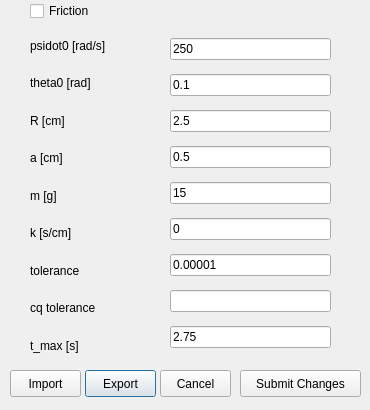
<?xml version="1.0" encoding="UTF-8"?>
<ui version="4.0">
 <class>Parameter</class>
 <widget class="QDialog" name="Parameter">
  <property name="geometry">
   <rect>
    <x>0</x>
    <y>0</y>
    <width>370</width>
    <height>410</height>
   </rect>
  </property>
  <property name="minimumSize">
   <size>
    <width>370</width>
    <height>410</height>
   </size>
  </property>
  <property name="maximumSize">
   <size>
    <width>370</width>
    <height>410</height>
   </size>
  </property>
  <property name="windowTitle">
   <string>Dialog</string>
  </property>
  <widget class="QPushButton" name="export_button">
   <property name="geometry">
    <rect>
     <x>85</x>
     <y>370</y>
     <width>71</width>
     <height>27</height>
    </rect>
   </property>
   <property name="text">
    <string>Export</string>
   </property>
  </widget>
  <widget class="QCheckBox" name="Friction">
   <property name="geometry">
    <rect>
     <x>30</x>
     <y>0</y>
     <width>91</width>
     <height>22</height>
    </rect>
   </property>
   <property name="text">
    <string>Friction</string>
   </property>
   <property name="checked">
    <bool>false</bool>
   </property>
  </widget>
  <widget class="QPushButton" name="import_button">
   <property name="geometry">
    <rect>
     <x>10</x>
     <y>370</y>
     <width>71</width>
     <height>27</height>
    </rect>
   </property>
   <property name="text">
    <string>Import</string>
   </property>
  </widget>
  <widget class="QPushButton" name="Submit">
   <property name="geometry">
    <rect>
     <x>240</x>
     <y>370</y>
     <width>121</width>
     <height>27</height>
    </rect>
   </property>
   <property name="text">
    <string>Submit Changes</string>
   </property>
  </widget>
  <widget class="QPushButton" name="Cancel">
   <property name="geometry">
    <rect>
     <x>160</x>
     <y>370</y>
     <width>71</width>
     <height>27</height>
    </rect>
   </property>
   <property name="text">
    <string>Cancel</string>
   </property>
  </widget>
  <widget class="QWidget" name="verticalLayoutWidget">
   <property name="geometry">
    <rect>
     <x>170</x>
     <y>30</y>
     <width>161</width>
     <height>331</height>
    </rect>
   </property>
   <layout class="QVBoxLayout" name="verticalLayout">
    <item>
     <widget class="QLineEdit" name="psidot0">
      <property name="text">
       <string>250</string>
      </property>
     </widget>
    </item>
    <item>
     <widget class="QLineEdit" name="theta0">
      <property name="text">
       <string>0.1</string>
      </property>
     </widget>
    </item>
    <item>
     <widget class="QLineEdit" name="R">
      <property name="text">
       <string>2.5</string>
      </property>
     </widget>
    </item>
    <item>
     <widget class="QLineEdit" name="a">
      <property name="text">
       <string>0.5</string>
      </property>
     </widget>
    </item>
    <item>
     <widget class="QLineEdit" name="m">
      <property name="text">
       <string>15</string>
      </property>
     </widget>
    </item>
    <item>
     <widget class="QLineEdit" name="k">
      <property name="text">
       <string>0</string>
      </property>
     </widget>
    </item>
    <item>
     <widget class="QLineEdit" name="TolConQual">
      <property name="text">
       <string>0.00001</string>
      </property>
     </widget>
    </item>
    <item>
     <widget class="QLineEdit" name="cqtol"/>
    </item>
    <item>
     <widget class="QLineEdit" name="t_max">
      <property name="text">
       <string>2.75</string>
      </property>
     </widget>
    </item>
   </layout>
  </widget>
  <widget class="QWidget" name="verticalLayoutWidget_2">
   <property name="geometry">
    <rect>
     <x>30</x>
     <y>30</y>
     <width>111</width>
     <height>331</height>
    </rect>
   </property>
   <layout class="QVBoxLayout" name="verticalLayout_2">
    <item>
     <widget class="QLabel" name="psidot_text">
      <property name="text">
       <string>psidot0 [rad/s]</string>
      </property>
     </widget>
    </item>
    <item>
     <widget class="QLabel" name="theta0_text">
      <property name="text">
       <string>theta0 [rad]</string>
      </property>
     </widget>
    </item>
    <item>
     <widget class="QLabel" name="R_text">
      <property name="text">
       <string>R [cm]</string>
      </property>
     </widget>
    </item>
    <item>
     <widget class="QLabel" name="a_text">
      <property name="text">
       <string>a [cm]</string>
      </property>
     </widget>
    </item>
    <item>
     <widget class="QLabel" name="m_text">
      <property name="text">
       <string>m [g]</string>
      </property>
     </widget>
    </item>
    <item>
     <widget class="QLabel" name="k_text">
      <property name="text">
       <string>k [s/cm]</string>
      </property>
     </widget>
    </item>
    <item>
     <widget class="QLabel" name="TolConQual_text">
      <property name="text">
       <string>tolerance</string>
      </property>
     </widget>
    </item>
    <item>
     <widget class="QLabel" name="label">
      <property name="text">
       <string>cq tolerance</string>
      </property>
     </widget>
    </item>
    <item>
     <widget class="QLabel" name="t_max_text">
      <property name="text">
       <string>t_max [s]</string>
      </property>
     </widget>
    </item>
   </layout>
  </widget>
  <action name="actionSetButtonClicked">
   <property name="text">
    <string>SetButtonClicked</string>
   </property>
  </action>
  <action name="actionCancelButtonClicked">
   <property name="text">
    <string>CancelButtonClicked</string>
   </property>
  </action>
  <zorder>export_button</zorder>
  <zorder>import_button</zorder>
  <zorder>Cancel</zorder>
  <zorder>verticalLayoutWidget</zorder>
  <zorder>verticalLayoutWidget_2</zorder>
  <zorder>Submit</zorder>
  <zorder>Friction</zorder>
 </widget>
 <resources/>
 <connections>
  <connection>
   <sender>Friction</sender>
   <signal>clicked()</signal>
   <receiver>Parameter</receiver>
   <slot>FrictionCheck()</slot>
   <hints>
    <hint type="sourcelabel">
     <x>57</x>
     <y>29</y>
    </hint>
    <hint type="destinationlabel">
     <x>383</x>
     <y>87</y>
    </hint>
   </hints>
  </connection>
  <connection>
   <sender>Submit</sender>
   <signal>clicked()</signal>
   <receiver>actionSetButtonClicked</receiver>
   <slot>trigger()</slot>
   <hints>
    <hint type="sourcelabel">
     <x>138</x>
     <y>299</y>
    </hint>
    <hint type="destinationlabel">
     <x>-1</x>
     <y>-1</y>
    </hint>
   </hints>
  </connection>
  <connection>
   <sender>Cancel</sender>
   <signal>clicked()</signal>
   <receiver>actionCancelButtonClicked</receiver>
   <slot>trigger()</slot>
   <hints>
    <hint type="sourcelabel">
     <x>315</x>
     <y>265</y>
    </hint>
    <hint type="destinationlabel">
     <x>-1</x>
     <y>-1</y>
    </hint>
   </hints>
  </connection>
 </connections>
 <slots>
  <slot>Submit()</slot>
  <slot>FrictionCheck()</slot>
 </slots>
</ui>
